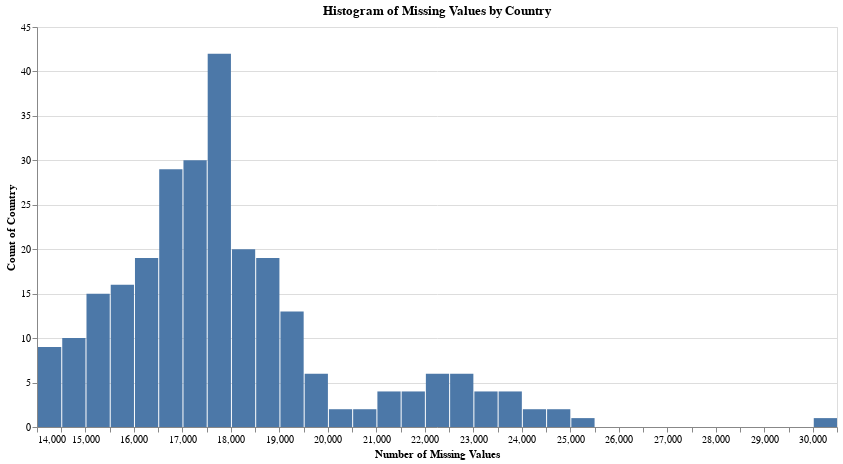

Notebook code cell kept with this figure:
### Code cell
histogram_missing('Country',40)

### Figure 1 — Vega specification as saved in the notebook (floating-point values rounded to 4 significant figures)
{"$schema": "https://vega.github.io/schema/vega/v5.json", "data": [{"name": "source_0", "values": [{"__count": 19, "bin_maxbins_40_MissingValues": 18500.0, "bin_maxbins_40_MissingValues_end": 19000.0}, {"__count": 20, "bin_maxbins_40_MissingValues": 18000.0, "bin_maxbins_40_MissingValues_end": 18500.0}, {"__count": 29, "bin_maxbins_40_MissingValues": 16500.0, "bin_maxbins_40_MissingValues_end": 17000.0}, {"__count": 2, "bin_maxbins_40_MissingValues": 24000.0, "bin_maxbins_40_MissingValues_end": 24500.0}, {"__count": 6, "bin_maxbins_40_MissingValues": 22500.0, "bin_maxbins_40_MissingValues_end": 23000.0}, {"__count": 4, "bin_maxbins_40_MissingValues": 21000.0, "bin_maxbins_40_MissingValues_end": 21500.0}, {"__count": 42, "bin_maxbins_40_MissingValues": 17500.0, "bin_maxbins_40_MissingValues_end": 18000.0}, {"__count": 16, "bin_maxbins_40_MissingValues": 15500.0, "bin_maxbins_40_MissingValues_end": 16000.0}, {"__count": 15, "bin_maxbins_40_MissingValues": 15000.0, "bin_maxbins_40_MissingValues_end": 15500.0}, {"__count": 10, "bin_maxbins_40_MissingValues": 14500.0, "bin_maxbins_40_MissingValues_end": 15000.0}, {"__count": 30, "bin_maxbins_40_MissingValues": 17000.0, "bin_maxbins_40_MissingValues_end": 17500.0}, {"__count": 6, "bin_maxbins_40_MissingValues": 22000.0, "bin_maxbins_40_MissingValues_end": 22500.0}, {"__count": 9, "bin_maxbins_40_MissingValues": 14000.0, "bin_maxbins_40_MissingValues_end": 14500.0}, {"__count": 4, "bin_maxbins_40_MissingValues": 23000.0, "bin_maxbins_40_MissingValues_end": 23500.0}, {"__count": 13, "bin_maxbins_40_MissingValues": 19000.0, "bin_maxbins_40_MissingValues_end": 19500.0}, {"__count": 4, "bin_maxbins_40_MissingValues": 23500.0, "bin_maxbins_40_MissingValues_end": 24000.0}, {"__count": 19, "bin_maxbins_40_MissingValues": 16000.0, "bin_maxbins_40_MissingValues_end": 16500.0}, {"__count": 6, "bin_maxbins_40_MissingValues": 19500.0, "bin_maxbins_40_MissingValues_end": 20000.0}, {"__count": 4, "bin_maxbins_40_MissingValues": 21500.0, "bin_maxbins_40_MissingValues_end": 22000.0}, {"__count": 2, "bin_maxbins_40_MissingValues": 20500.0, "bin_maxbins_40_MissingValues_end": 21000.0}, {"__count": 2, "bin_maxbins_40_MissingValues": 24500.0, "bin_maxbins_40_MissingValues_end": 25000.0}, {"__count": 1, "bin_maxbins_40_MissingValues": 30000.0, "bin_maxbins_40_MissingValues_end": 30500.0}, {"__count": 2, "bin_maxbins_40_MissingValues": 20000.0, "bin_maxbins_40_MissingValues_end": 20500.0}, {"__count": 1, "bin_maxbins_40_MissingValues": 25000.0, "bin_maxbins_40_MissingValues_end": 25500.0}]}, {"name": "source_0_y_domain___count", "values": [{"min": 1, "max": 42}]}], "signals": [{"name": "bin_maxbins_40_MissingValues_bins", "value": {"fields": ["MissingValues"], "fname": "bin_MissingValues", "start": 14000.0, "step": 500.0, "stop": 30500.0}}], "marks": [{"type": "rect", "name": "marks", "from": {"data": "source_0"}, "encode": {"update": {"y2": {"value": 0, "scale": "y"}, "y": {"field": "__count", "scale": "y"}, "fill": {"value": "#4c78a8"}, "x2": {"field": "bin_maxbins_40_MissingValues", "scale": "x", "offset": {"signal": "0.5 + (abs(scale(\"x\", datum[\"bin_maxbins_40_MissingValues_end\"]) - scale(\"x\", datum[\"bin_maxbins_40_MissingValues\"])) < 0.25 ? -0.5 * (0.25 - (abs(scale(\"x\", datum[\"bin_maxbins_40_MissingValues_end\"]) - scale(\"x\", datum[\"bin_maxbins_40_MissingValues\"])))) : 0.5)"}}, "x": {"field": "bin_maxbins_40_MissingValues_end", "scale": "x", "offset": {"signal": "0.5 + (abs(scale(\"x\", datum[\"bin_maxbins_40_MissingValues_end\"]) - scale(\"x\", datum[\"bin_maxbins_40_MissingValues\"])) < 0.25 ? 0.5 * (0.25 - (abs(scale(\"x\", datum[\"bin_maxbins_40_MissingValues_end\"]) - scale(\"x\", datum[\"bin_maxbins_40_MissingValues\"])))) : -0.5)"}}}}, "style": ["bar"]}], "scales": [{"name": "x", "type": "linear", "domain": {"signal": "[bin_maxbins_40_MissingValues_bins.start, bin_maxbins_40_MissingValues_bins.stop]"}, "range": [0, {"signal": "width"}], "bins": {"signal": "bin_maxbins_40_MissingValues_bins"}, "zero": false}, {"name": "y", "type": "linear", "domain": [{"signal": "(data(\"source_0_y_domain___count\")[0] || {}).min"}, {"signal": "(data(\"source_0_y_domain___count\")[0] || {}).max"}], "range": [{"signal": "height"}, 0], "zero": true, "nice": true}], "axes": [{"scale": "y", "aria": false, "ticks": false, "domain": false, "minExtent": 0, "maxExtent": 0, "tickCount": {"signal": "ceil(height/40)"}, "labels": false, "gridScale": "x", "zindex": 0, "orient": "left", "grid": true}, {"scale": "x", "labelFlush": true, "labelOverlap": true, "tickCount": {"signal": "ceil(width/10)"}, "title": "Number of Missing Values", "zindex": 0, "orient": "bottom", "grid": false}, {"scale": "y", "title": "Count of Country", "zindex": 0, "grid": false, "orient": "left", "labelOverlap": true, "tickCount": {"signal": "ceil(height/40)"}}], "title": {"text": "Histogram of Missing Values by Country", "frame": "group"}, "height": 400, "width": 800, "background": "white", "padding": 5, "style": "cell"}
